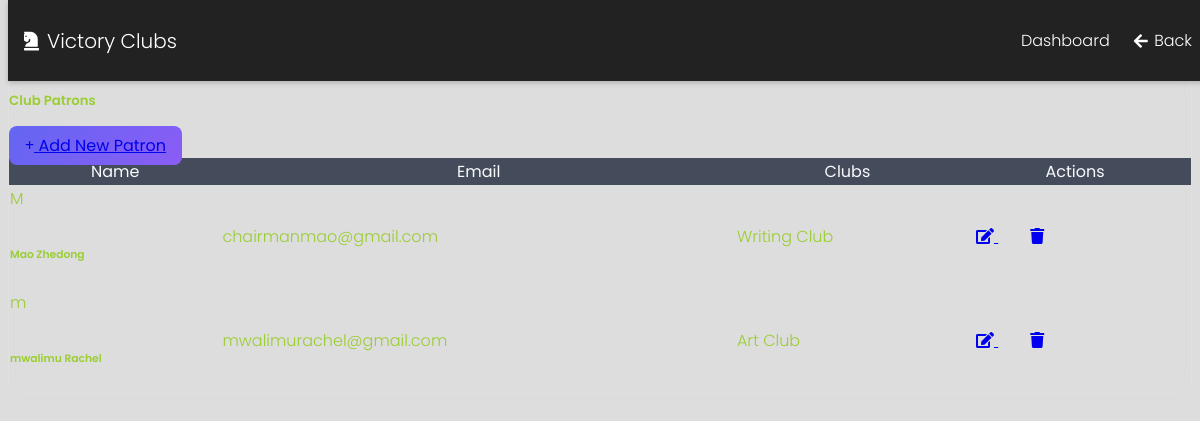
Screenshot of /all_patrons with the database file from the repository.
### tables this page shows
CREATE TABLE patrons (
  patron_id INTEGER PRIMARY KEY AUTOINCREMENT,
  name TEXT NOT NULL,
  email TEXT
);

### app/routes.py (the view)
    @app.route('/all_patrons')
    def all_patrons():
        patrons = patron_dao.get_all_patrons()
        clubs = club_dao.get_all_clubs()
        return render_template('all_patrons.html', patrons=patrons, clubs=clubs)

### data_access/club_dao.py (called while the page is built)
    def get_all_clubs(self):
        conn = get_db_connection()
        try:
            cursor = conn.cursor()
            cursor.execute("SELECT * FROM clubs")
            return [dict(row) for row in cursor.fetchall()]
        except Exception as e:
            current_app.logger.error(f"Error getting all clubs: {e}")
            raise

### data_access/patron_dao.py (called while the page is built)
    def get_all_patrons(self):
        conn = get_db_connection()
        try:
            cursor = conn.cursor()
            cursor.execute("SELECT * FROM patrons")
            return [dict(row) for row in cursor.fetchall()]
        except Exception as e:
            current_app.logger.error(f"Error getting all patrons: {e}")
            raise

### database/connection.py (called while the page is built)
def get_db_connection():
    if 'db' not in g:
        db_path = current_app.config['SQLALCHEMY_DATABASE_URI'].replace('sqlite:///', '')
        g.db = sqlite3.connect(db_path)
        g.db.row_factory = sqlite3.Row
    return g.db

### app/templates/all_patrons.html (shortened to what this page needs)
{% extends "base.html" %}
{% block content %}
<div class="card">
    <div class="card-body">
        <div class="d-flex justify-content-between align-items-center mb-4">
            <h5 class="card-title mb-0">Club Patrons</h5>
            <a href="{{ url_for('add_patron') }}" class="btn btn-primary">
                <i class="fas fa-plus mr-2"></i> Add New Patron
            </a>
        </div>
        {% if patrons %}
        <div class="table-responsive">
            <table class="table table-hover">
                <thead>
                    <tr>
                        <th>Name</th>
                        <th>Email</th>
                        <th>Clubs</th>
                        <th>Actions</th>
                    </tr>
                </thead>
                <tbody>
                    {% for patron in patrons %}
                    <tr>
                        <td>
                            <div class="d-flex align-items-center">
                                <div class="avatar-sm bg-primary text-white rounded-circle d-flex align-items-center justify-content-center me-3"
                                     style="width: 36px; height: 36px;">
                                    {{ patron.name[0] }}
                                </div>
                                <div>
                                    <h6 class="mb-0">{{ patron.name }}</h6>
                                </div>
                            </div>
                        </td>
                        <td>{{ patron.email }}</td>
                        <td>
                            {% set patron_clubs = [] %}
                            {{ patron_clubs|join(', ') if patron_clubs else 'None' }}
                        </td>
                        <td>
                            <div class="d-flex gap-2">
                                <a href="#" class="btn btn-sm btn-outline-light">
                                    <i class="fas fa-edit"></i>
                                </a>
                                <a href="#" class="btn btn-sm btn-outline-danger">
                                    <i class="fas fa-trash"></i>
                                </a>
                            </div>
                        </td>
                    </tr>
                    {% endfor %}
                </tbody>
            </table>
        </div>
        {% else %}
        <div class="alert alert-info">
            No patrons found. Add your first patron to get started.
        </div>
        {% endif %}
    </div>
</div>
{% endblock %}

### app/templates/base.html (style rules this page uses)
:root { --primary: #6366f1; --secondary: #8b5cf6; --dark: #1e293b; --light: #f8fafc; --success: #10b981; --warning: #f59e0b; --danger: #ef4444; --gray: #94a3b8; }
body { font-family: 'Poppins', sans-serif; background-color: #ddd; color: yellowgreen; min-height: 100vh; }
.card { border: 1px solid rgba(255,255,255,0.1); border-radius: 12px; backdrop-filter: blur(10px); transition: all 0.3s ease; }
.btn { border-radius: 8px; padding: 8px 16px; font-weight: 500; transition: all 0.3s ease; }
.btn-primary { background: linear-gradient(135deg, var(--primary), var(--secondary)); }
table { width: 100%; border-collapse: separate; border-spacing: 0; }
th { background-color: rgba(30, 41, 59, 0.8); color: var(--light); font-weight: 500; }
tr { transition: all 0.2s ease; }

### rows the page displays
patrons: name "M", name "Mao Zhedong", email "chairmanmao@gmail.com", patron_clubs "Writing Club"
patrons: name "m", name "mwalimu Rachel", email "mwalimurachel@gmail.com", patron_clubs "Art Club"
